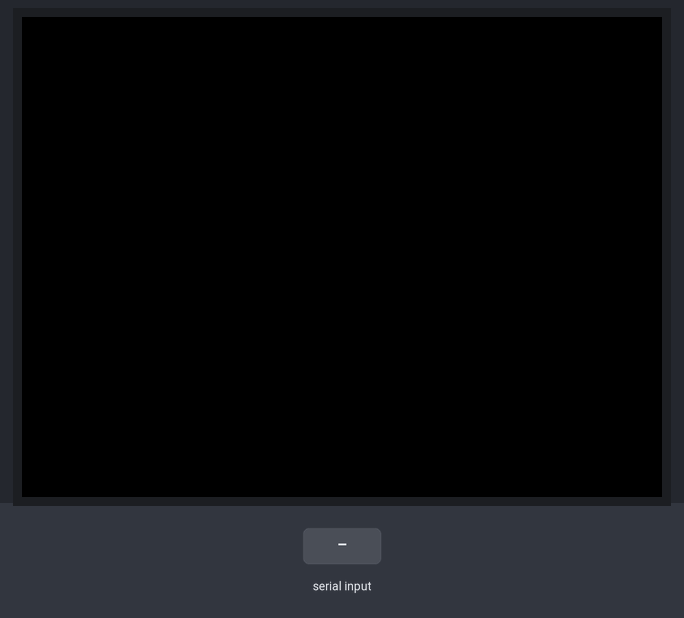
The sketch below on a simulated ESP32. Shown: 320×240 colour display. The inputs (shaded band) are chosen by the test bench. What the sketch prints to the serial monitor is not drawn.

Above: at 1.3 s.
1.4 s: "1\n" received over Serial
At 3.3 s:
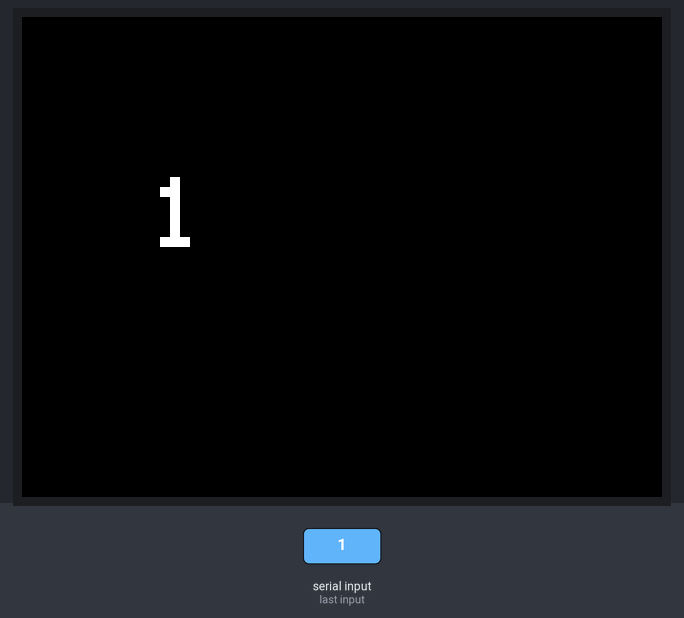
3.6 s: "0\n" received over Serial
At 5.0 s:
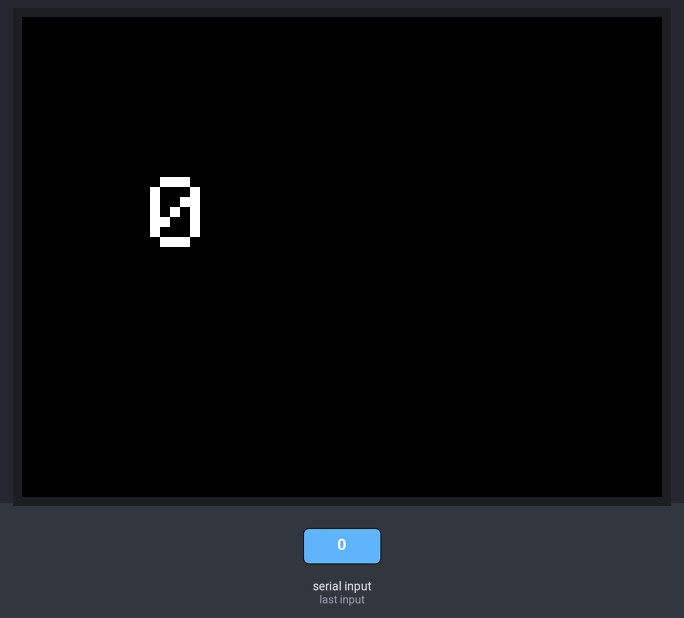
5.6 s: "2\n" received over Serial
At 6.6 s:
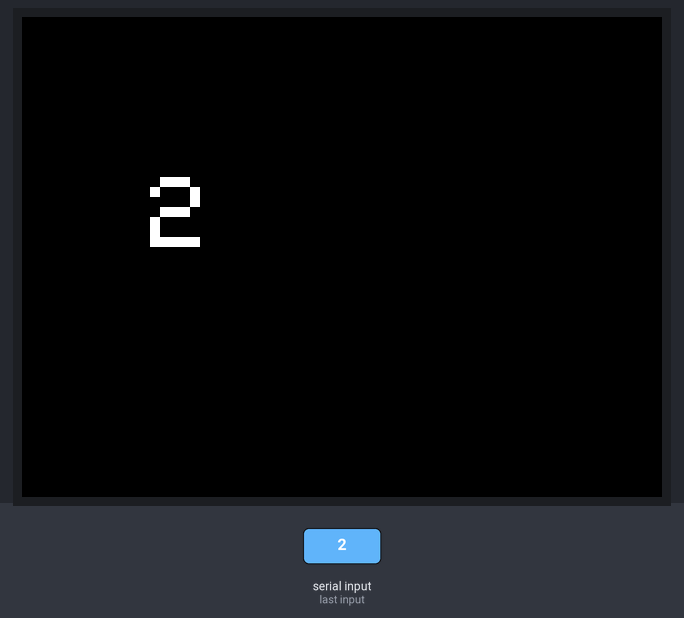
Timing chart, 0 to 8.6 s (numbered marks = the images above; inputs shaded):
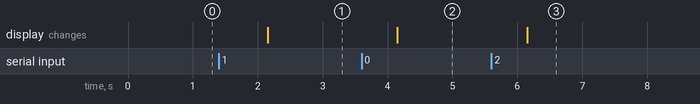

The sketch:

M5stack_Serial_catch.ino
```cpp
#include <M5Stack.h>

int half_Height, half_Width = 0;
void setup() {
  //  Serial1.begin(115200);
  Serial.begin(115200);
  M5.begin();
  half_Height = M5.Lcd.height() / 3;
  half_Width = M5.Lcd.width() / 5;
  M5.Lcd.setTextSize(5);
  //  M5.Lcd.setTextDatum(4);
  //    M5.Lcd.printf("hje");

}

void loop() {

  if ( Serial.available() > 0 ) {
    String str = Serial.readStringUntil('\n');
    Serial.print("talk:");
    Serial.println(str);
    M5.Lcd.drawString(str, half_Width, half_Height);
  }
  delay(1000);
}
```

Measured:
- after the input at 1.4 s, the display: changes after 0.75 s (image 1)
- after the input at 3.6 s, the display: changes after 0.55 s (image 2)
- after the input at 5.6 s, the display: changes after 0.56 s (image 3)
